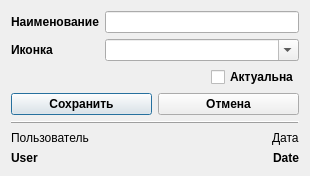
<?xml version="1.0" encoding="UTF-8"?>
<ui version="4.0">
 <class>DictionaryDialog</class>
 <widget class="QDialog" name="DictionaryDialog">
  <property name="windowModality">
   <enum>Qt::WindowModal</enum>
  </property>
  <property name="geometry">
   <rect>
    <x>0</x>
    <y>0</y>
    <width>310</width>
    <height>176</height>
   </rect>
  </property>
  <property name="sizePolicy">
   <sizepolicy hsizetype="Preferred" vsizetype="Preferred">
    <horstretch>0</horstretch>
    <verstretch>0</verstretch>
   </sizepolicy>
  </property>
  <property name="minimumSize">
   <size>
    <width>310</width>
    <height>176</height>
   </size>
  </property>
  <property name="maximumSize">
   <size>
    <width>310</width>
    <height>176</height>
   </size>
  </property>
  <property name="acceptDrops">
   <bool>true</bool>
  </property>
  <property name="windowTitle">
   <string>Dialog</string>
  </property>
  <property name="modal">
   <bool>true</bool>
  </property>
  <layout class="QGridLayout" name="gridLayout_2">
   <item row="0" column="0">
    <layout class="QGridLayout" name="gLayoutDictionaryTemplate">
     <item row="0" column="0">
      <widget class="QLabel" name="labelItem">
       <property name="sizePolicy">
        <sizepolicy hsizetype="Fixed" vsizetype="Preferred">
         <horstretch>0</horstretch>
         <verstretch>0</verstretch>
        </sizepolicy>
       </property>
       <property name="font">
        <font>
         <family>Arial</family>
         <pointsize>9</pointsize>
         <weight>75</weight>
         <bold>true</bold>
        </font>
       </property>
       <property name="text">
        <string>Наименование</string>
       </property>
      </widget>
     </item>
     <item row="0" column="1">
      <widget class="QLineEdit" name="lineEditItem"/>
     </item>
     <item row="1" column="0">
      <widget class="QLabel" name="labelIcon">
       <property name="font">
        <font>
         <family>Arial</family>
         <pointsize>9</pointsize>
         <weight>75</weight>
         <bold>true</bold>
        </font>
       </property>
       <property name="text">
        <string>Иконка</string>
       </property>
      </widget>
     </item>
     <item row="1" column="1">
      <widget class="QComboBox" name="comboBoxIcon">
       <property name="editable">
        <bool>true</bool>
       </property>
      </widget>
     </item>
    </layout>
   </item>
   <item row="1" column="0">
    <layout class="QHBoxLayout" name="hLayoutActual">
     <item alignment="Qt::AlignRight">
      <widget class="QCheckBox" name="checkBoxActual">
       <property name="sizePolicy">
        <sizepolicy hsizetype="Fixed" vsizetype="Fixed">
         <horstretch>0</horstretch>
         <verstretch>0</verstretch>
        </sizepolicy>
       </property>
       <property name="font">
        <font>
         <family>Arial</family>
         <pointsize>9</pointsize>
         <weight>75</weight>
         <bold>true</bold>
        </font>
       </property>
       <property name="text">
        <string>Актуальна</string>
       </property>
      </widget>
     </item>
    </layout>
   </item>
   <item row="2" column="0">
    <layout class="QHBoxLayout" name="hLayoutOkCancel">
     <item>
      <widget class="QPushButton" name="buttonSave">
       <property name="font">
        <font>
         <family>Arial</family>
         <pointsize>9</pointsize>
         <weight>75</weight>
         <bold>true</bold>
        </font>
       </property>
       <property name="text">
        <string>Сохранить</string>
       </property>
       <property name="default">
        <bool>false</bool>
       </property>
       <property name="flat">
        <bool>false</bool>
       </property>
      </widget>
     </item>
     <item>
      <widget class="QPushButton" name="buttonCancel">
       <property name="font">
        <font>
         <family>Arial</family>
         <pointsize>9</pointsize>
         <weight>75</weight>
         <bold>true</bold>
        </font>
       </property>
       <property name="text">
        <string>Отмена</string>
       </property>
      </widget>
     </item>
    </layout>
   </item>
   <item row="3" column="0">
    <widget class="Line" name="line">
     <property name="frameShadow">
      <enum>QFrame::Raised</enum>
     </property>
     <property name="orientation">
      <enum>Qt::Horizontal</enum>
     </property>
    </widget>
   </item>
   <item row="4" column="0">
    <layout class="QGridLayout" name="gLayoutInformation">
     <item row="0" column="0" alignment="Qt::AlignLeft">
      <widget class="QLabel" name="labelUserI">
       <property name="font">
        <font>
         <family>Arial</family>
        </font>
       </property>
       <property name="frameShadow">
        <enum>QFrame::Plain</enum>
       </property>
       <property name="text">
        <string>Пользователь</string>
       </property>
      </widget>
     </item>
     <item row="1" column="0" alignment="Qt::AlignLeft">
      <widget class="QLabel" name="labelUserD">
       <property name="font">
        <font>
         <family>Arial</family>
         <pointsize>9</pointsize>
         <weight>75</weight>
         <bold>true</bold>
        </font>
       </property>
       <property name="text">
        <string>User</string>
       </property>
      </widget>
     </item>
     <item row="0" column="1" alignment="Qt::AlignRight">
      <widget class="QLabel" name="labelDateI">
       <property name="font">
        <font>
         <family>Arial</family>
        </font>
       </property>
       <property name="text">
        <string>Дата</string>
       </property>
      </widget>
     </item>
     <item row="1" column="1" alignment="Qt::AlignRight">
      <widget class="QLabel" name="labelDateD">
       <property name="font">
        <font>
         <family>Arial</family>
         <pointsize>9</pointsize>
         <weight>75</weight>
         <bold>true</bold>
        </font>
       </property>
       <property name="text">
        <string>Date</string>
       </property>
      </widget>
     </item>
    </layout>
   </item>
  </layout>
 </widget>
 <resources/>
 <connections/>
</ui>
